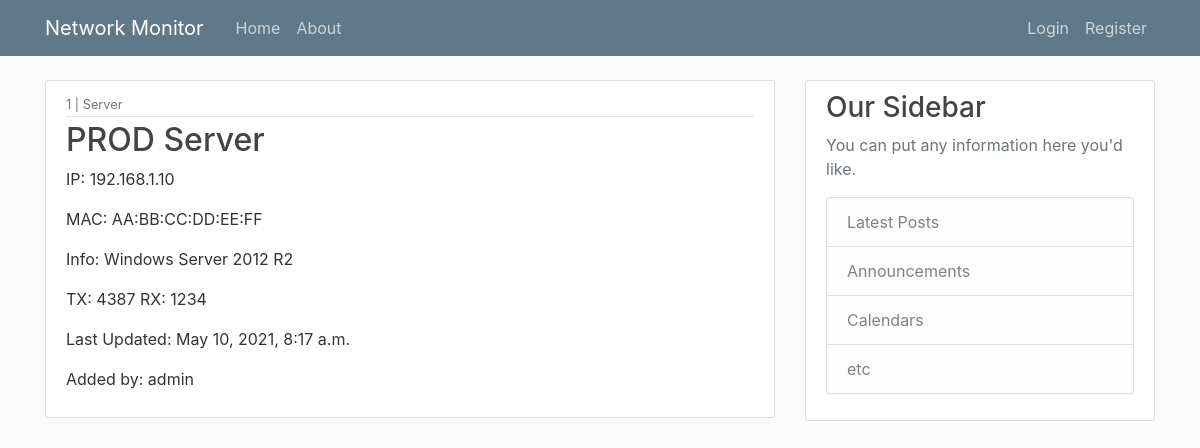
The app's page /, older data.
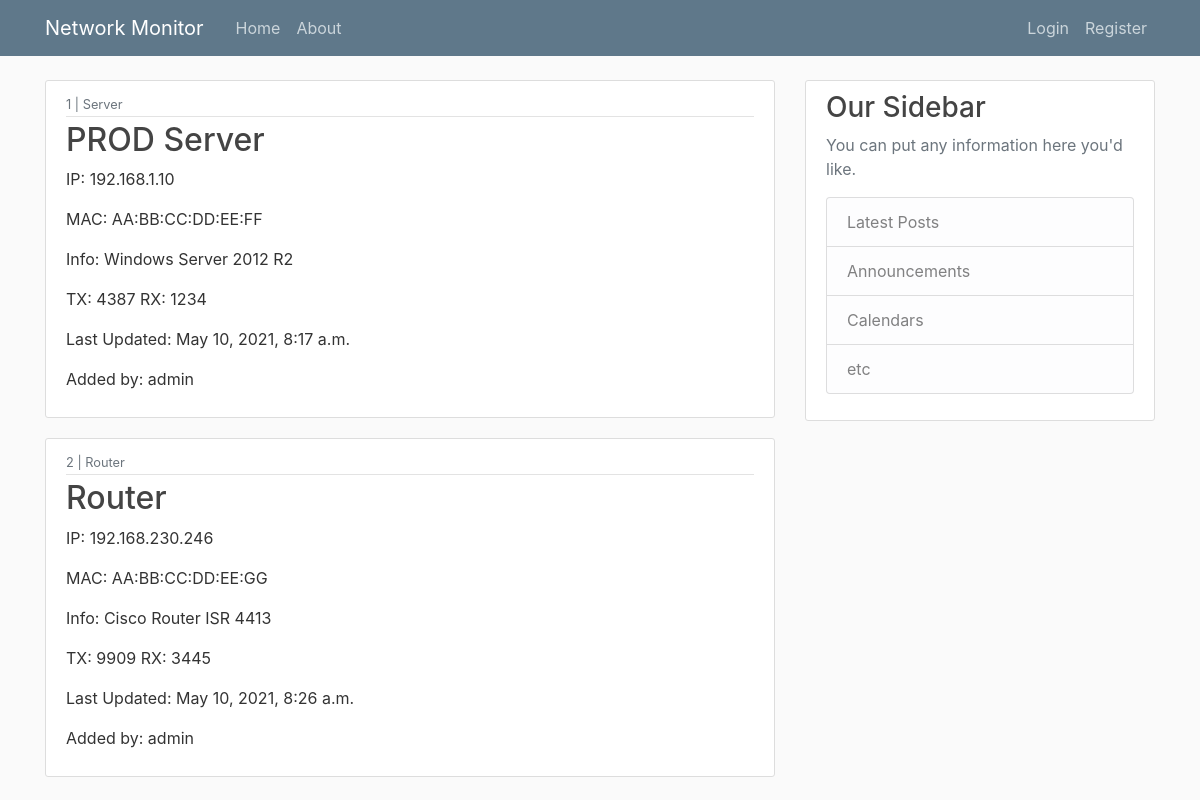
The same page, newer data.
### netmon/models.py (models this page shows, shortened)
class Device(models.Model):
    dev_name = models.CharField(max_length=100)
    dev_id = models.IntegerField(max_length=3)
    dev_type = models.CharField(max_length=100)
    dev_ip = models.CharField(max_length=16)
    dev_mac = models.CharField(max_length=18)
    dev_info = models.CharField(max_length=100)
    dev_tx_traffic = models.IntegerField(max_length=10)
    dev_rx_traffic = models.IntegerField(max_length=10)
    dev_last_updated = models.DateTimeField(default=timezone.now)
    dev_added_by = models.ForeignKey(User, on_delete=models.CASCADE)

### netmon/views.py (the view)
# urls.py: path('', views.home, name='netmon-default'),
def home(request):
    context = {
        'devices': Device.objects.all()
    }
    return render(request, 'netmon/home.html', context)

### netmon/templates/netmon/home.html
{% extends "netmon/base.html" %}
{% block content %}
    {% for device in devices %}
        <article class="media content-section">
            <div class="media-body">
            <div class="article-metadata">
                <small class="text-muted">{{ device.dev_id }} | {{ device.dev_type }}</small>
            </div>
            <h2><a class="article-title" href="#">{{ device.dev_name }}</a></h2>
            <p class="article-content">IP: {{ device.dev_ip }}</p>
            <p class="article-content">MAC: {{ device.dev_mac }}</p>
            <p class="article-content">Info: {{ device.dev_info }}</p>
            <p class="article-content">TX: {{ device.dev_tx_traffic }} RX: {{ device.dev_rx_traffic }}</p>
            <p class="article-content">Last Updated: {{ device.dev_last_updated }}</p>
            <p class="article-content"> Added by: {{ device.dev_added_by }}</p>
            </div>
        </article>
    {% endfor %}
{%endblock content %}

### netmon/templates/netmon/base.html (shortened to what this page needs)
{% load static %}
<!DOCTYPE html>
<html>
<head>
    <link rel="stylesheet" href="https://maxcdn.bootstrapcdn.com/bootstrap/4.0.0/css/bootstrap.min.css"
>
    <link rel="stylesheet" type="text/css" href="{% static 'netmon/main.css' %}">
</head>
<body>
    <header class="site-header">
        <nav class="navbar navbar-expand-md navbar-dark bg-steel fixed-top">
            <div class="container">
                <a class="navbar-brand mr-4" href="{% url 'netmon-home' %}">Network Monitor</a>
                <div class="collapse navbar-collapse" id="navbarToggle">
                    <div class="navbar-nav mr-auto">
                        <a class="nav-item nav-link" href="{% url 'netmon-home' %}">Home</a>
                        <a class="nav-item nav-link" href="{% url 'netmon-about' %}">About</a>
                    </div>
                    <div class="navbar-nav">
                        {% if user.is_authenticated %}
                        <a class="nav-item nav-link" href="{% url 'logout' %}">Logout</a>
                        {% else %}
                        <a class="nav-item nav-link" href="{% url 'login' %}">Login</a>
                        <a class="nav-item nav-link" href="{% url 'register' %}">Register</a>
                        {% endif %}
                    </div>
                </div>
            </div>
        </nav>
    </header>
    <main role="main" class="container">
        <div class="row">
            <div class="col-md-8">
                {% block content %}{% endblock %}
            </div>
            <div class="col-md-4">
                <div class="content-section">
                    <h3>Our Sidebar</h3>
                    <p class='text-muted'>You can put any information here you'd like.
                    <ul class="list-group">
                        <li class="list-group-item list-group-item-light">Latest Posts</li>
                        <li class="list-group-item list-group-item-light">Announcements</li>
                        <li class="list-group-item list-group-item-light">Calendars</li>
                        <li class="list-group-item list-group-item-light">etc</li>
                    </ul>
                    </p>
                </div>
            </div>
        </div>
    </main>
</body>
</html>

### netmon/static/netmon/main.css (style rules this page uses)
body { background: #fafafa; color: #333333; margin-top: 5rem; }
h1, h2, h3, h4, h5, h6 { color: #444444; }
ul { margin: 0; }
.bg-steel { background-color: #5f788a; }
.site-header .navbar-nav .nav-link { color: #cbd5db; }
.content-section { background: #ffffff; padding: 10px 20px; border: 1px solid #dddddd; border-radius: 3px; margin-bottom: 20px; }
.article-title { color: #444444; }
.article-content { white-space: pre-line; }
.article-metadata { padding-bottom: 1px; margin-bottom: 4px; border-bottom: 1px solid #e3e3e3 }

Row changes from the older to the newer data that the page shows:
added Device: dev_id "2", dev_type "Router", dev_name "Router", dev_ip "192.168.230.246", dev_mac "AA:BB:CC:DD:EE:GG", dev_info "Cisco Router ISR 4413", dev_tx_traffic "9909", dev_rx_traffic "3445", dev_last_updated "May 10, 2021, 8:26 a.m.", dev_added_by "admin"
